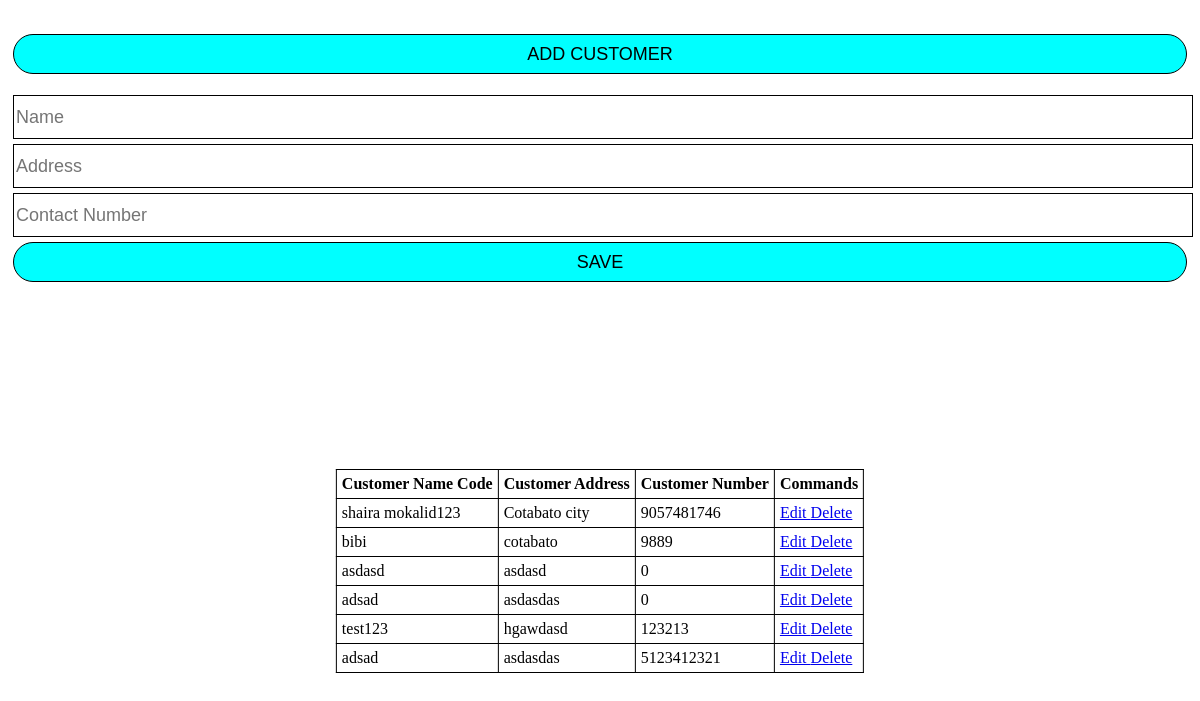
/customer.php, run on the app's committed database.
### tables this page shows
CREATE TABLE `tbl_customer` (
  `cust_id` bigint(50) NOT NULL,
  `cust_name` varchar(50) NOT NULL,
  `cust_address` varchar(50) NOT NULL,
  `cust_contactNo` bigint(13) NOT NULL
);

### customer.php (the view, shortened to what this page needs)
<!DOCTYPE html>
<html lang="en">
<head>
    <link rel="stylesheet" href="styles.css">
</head>
<body>
    <div class="grid">
    <div class="grid-item">
        <h1>
            <div class="btn">
            <input id="btnAddCust" type = "submit" value="ADD CUSTOMER">
            </div>
        </h1>
        <form id="formCustomer" method="POST" action="insert.php">
                <div class="txtField">
                    <input type = "input" placeholder="Name" name="custName">
                </div>
                <div class="txtField">
                    <input type = "input" placeholder="Address" name="custAddress">
                </div >
                <div class="txtField">
                    <input type = "input" placeholder="Contact Number" name="custContactNo">
                </div>
                <div class="btn">
                    <input id="btnCustomer" type = "submit" value="SAVE" name="submitCust">
                </div>
        </form>
    </div>
    </div>
    <div class="tableData">
        <form id="dataTbl">
            <table>
                <tbody>
                    <tr>
                        <th>Customer Name Code</th>
                        <th>Customer Address</th>
                        <th>Customer Number</th>
                        <th>Commands</th>
                    </tr>
                    <?php
                    include  "dbConn.php";
                    $sql = "SELECT * FROM `tbl_customer`";
                    $query = $connection->query($sql);
                    while ($row = $query->fetch_assoc()) {
                    ?>
                        <tr>
                            <td><?php echo $row["cust_name"]; ?></td>
                            <td><?php echo $row["cust_address"]; ?></td>
                            <td><?php echo $row["cust_contactNo"]; ?></td>
                            <td>
                                <a href="updateCust.php?editCust=<?php echo $row["cust_id"]; ?>"> Edit </a>
                                <a href="delete.php?deleteCust=<?php echo $row["cust_id"]; ?>" onclick='return checkDelete()'>Delete</a>
                            </td>
                        </tr>
                    <?php
                    }
                    ?>
                </tbody>
            </table>
        </form>
    </div>
</body>
</html>

### styles.css (style rules this page uses)
.grid { display: flex; flex-direction: column; min-height: 100vh; }
.grid-item { background-color: white; font-size: 12px; padding: 5px; text-align: center; }
table { position: absolute; border: 1px solid black; border-collapse: collapse; top: 70%; left: 50%; transform: translate(-50%, -50%); }
td , th { border: 1px solid black; padding: 5px; }
.btn input { border: 1px solid; border-radius: 25px; width: 100%; height: 40px; font-size: 18px; border: 1px solid; background: aqua; margin-top: 5px; cursor: pointer; font-weight: 700px; outline: none; }
.txtField input { border: 1px solid; width: 100%; height: 40px; font-size: 18px; background: white; margin-top: 5px; cursor: text; font-weight: 700px; outline: none; }

### data on the page
tbl_customer: cust_name "shaira mokalid123", cust_address "Cotabato city", cust_contactNo "9057481746"
tbl_customer: cust_name "bibi", cust_address "cotabato", cust_contactNo "9889"
tbl_customer: cust_name "asdasd", cust_address "asdasd", cust_contactNo "0"
tbl_customer: cust_name "adsad", cust_address "asdasdas", cust_contactNo "0"
tbl_customer: cust_name "test123", cust_address "hgawdasd", cust_contactNo "123213"
tbl_customer: cust_name "adsad", cust_address "asdasdas", cust_contactNo "5123412321"
